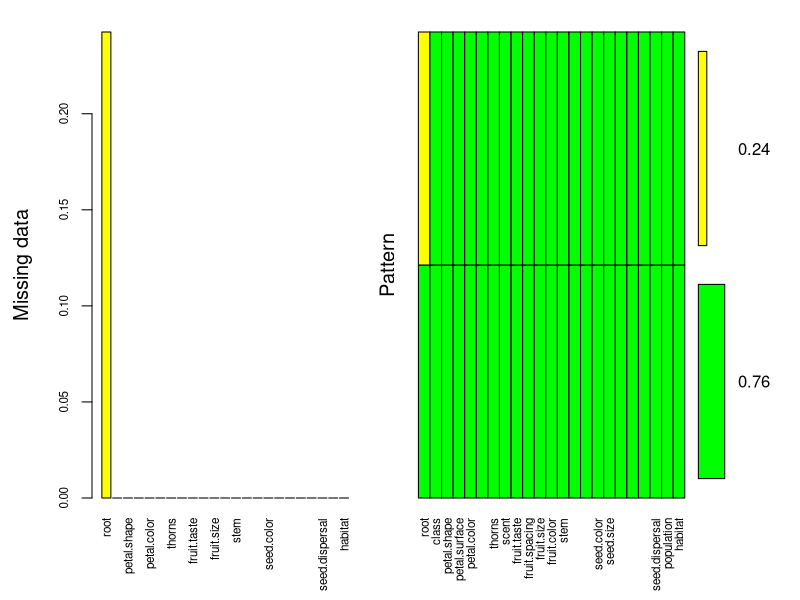

Generate this figure with R: (Note: this script raises an error after producing the figure.)
## ---- chunk 1
flowerDataset <- read.csv("./flowers.csv")
summary(flowerDataset)
## ---- chunk 2
flowerDataset$root[flowerDataset$root=="?"] <- NA
library(mice)
library(VIM)
mice_plot <- aggr(flowerDataset, col=c('green','yellow'),
                    numbers=TRUE, sortVars=TRUE,
                    labels=names(flowerDataset), cex.axis=.7,
                    gap=3, ylab=c("Missing data","Pattern"))
# imputed data with 50 iterations and predictive mean mathing method.
imputed_Data <- mice(flowerDataset, maxit = 50, method = 'pmm', seed = 500)
completeData <- complete(imputed_Data)
#Check the missing in imputed dataset
summary(completeData)
## ---- chunk 3
flowerDataset$seed.size <- NULL
## ---- chunk 4
library(caret)
library(caTools) 
set.seed(101) 
sample = sample.split(completeData$class, SplitRatio = .7)
completeDataTrain = subset(completeData, sample == TRUE)
completeDataTest = subset(completeData, sample == FALSE)

dataTrainClass <- completeDataTrain$class
dataTestClass <- completeDataTest$class
completeDataTrain$class<-NULL
completeDataTest$class<-NULL

#create cross validation folds 
crossValidationFolds<-createMultiFolds(dataTrainClass,k=5,times=1)
#create fold object
trainControlObject<-trainControl(method="repeatedcv",number=5,repeats=1,index=crossValidationFolds)
## ---- chunk 5

rfModel<-train(x=completeDataTrain,y=dataTrainClass,method="rf",trControl=trainControlObject,tuneLength=3)
plot(varImp(rfModel),main="Random Forest - Variable Importance")

rfPredicted<-predict(rfModel,completeDataTest)

rfTestCompare<-data.frame(orignal=dataTestClass,predicted=rfPredicted)

confusionMatrix(table(rfTestCompare$orignal,rfTestCompare$predicted)) 

## ---- chunk 6
#Reset trainset
completeDataTrain = subset(completeData, sample == TRUE)
#Using three important features (from RF) 
lrModel <- train(class ~ scent + seed.dispersal + stem.surface.primary + fruit.size + stem.surface.secondary + fruit.color,  data=completeDataTrain, method="glm", family="binomial",
                 trControl = trainControlObject, tuneLength = 5)
predictor = predict(lrModel, newdata=completeDataTest)
confusionMatrix(data=predictor, dataTestClass)
## ---- chunk 7
toPredictFlowerDatasetOrig <- read.csv("./flowers_classify.csv")
toPredictFlowerDataset <- toPredictFlowerDatasetOrig
toPredictFlowerDataset$root[toPredictFlowerDataset$root=="?"] <- NA
toPredictFlowerDataset$seed.size <- NULL
#Handel missing value
toPredictFlowerDatasetImputed <- mice(toPredictFlowerDataset, maxit = 50, method = 'pmm', seed = 500)
toPredictFlowerDataset <- complete(toPredictFlowerDatasetImputed)
summary(toPredictFlowerDataset)
resultRFPredicted<- predict(lrModel, newdata=toPredictFlowerDataset)
toPredictFlowerDatasetOrig$class <- resultRFPredicted
summary(toPredictFlowerDatasetOrig)
write.csv(toPredictFlowerDatasetOrig,file="./flowers_result.csv",row.names=FALSE)
